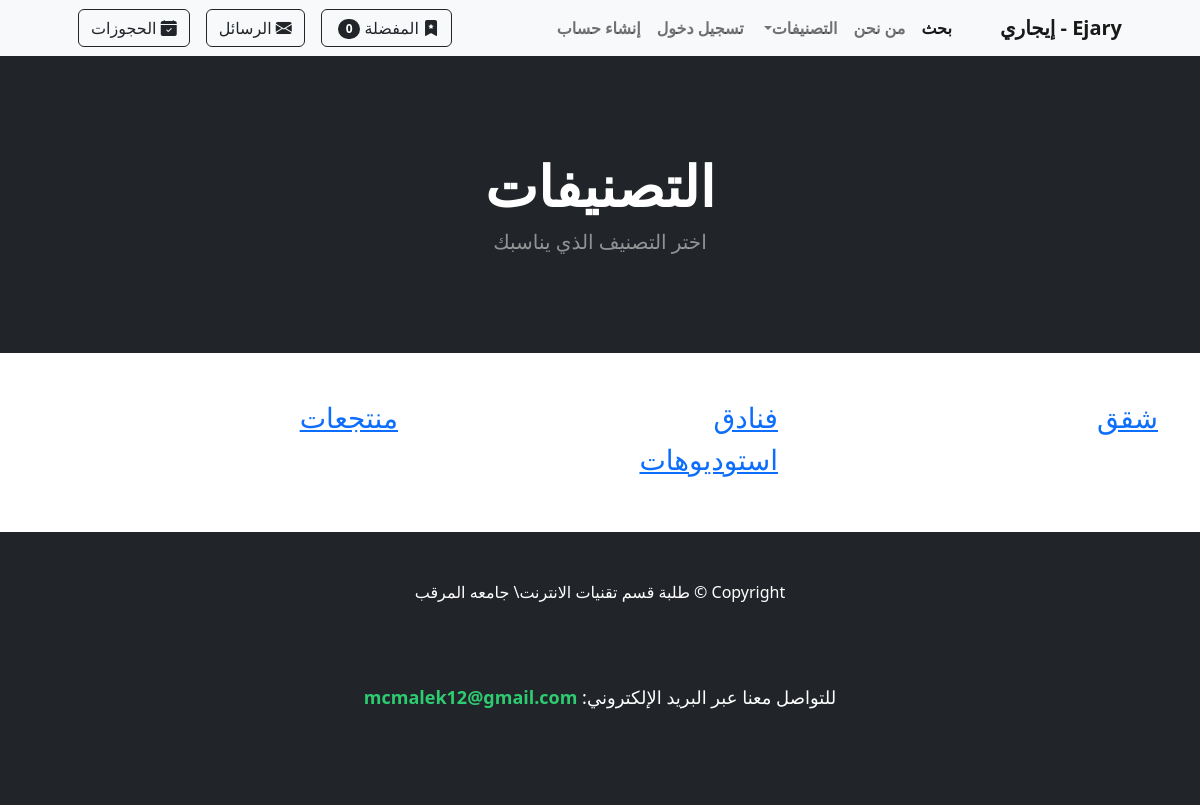
The app's page /category_summary/ with its own data.
### store/models.py (models this page shows, shortened)
class Category(models.Model):
	name = models.CharField(max_length=50)
	class Meta:
		verbose_name_plural = 'categories'

### store/views.py (the view)
# urls.py: path('category_summary/', views.category_summary, name='category_summary'),
def category_summary(request):
	categories = Category.objects.all()
	return render(request, 'category_summary.html', {"categories":categories})

### cart/cart.py (called while the page is built)
	def __len__(self):
		return len(self.cart)

### cart/context_processors.py (called while the page is built)
def cart(request):
	return {'cart': Cart(request)}

### store/views.py (called while the page is built)
def categories_processor(request):
    return {
        'categories': Category.objects.all()
    }

def base_context(request):
    if request.user.is_authenticated:
        unread_count = ChatMessage.objects.filter(receiver=request.user, is_read=False).count()
    else:
        unread_count = 0
    return {'unread_count': unread_count}

### store/templates/category_summary.html
{% extends 'base.html' %}
{% block content %}
<header class="bg-dark py-5">
    <div class="container px-4 px-lg-5 my-5">
        <div class="text-center text-white">
            <h1 class="display-4 fw-bolder">التصنيفات</h1>
            <p class="lead fw-normal text-white-50 mb-0">اختر التصنيف الذي يناسبك</p>
        </div>
    </div>
</header>
<div class="container py-5">
    <div class="row justify-content-center">
        {% for category in categories %}
        <div class="col-md-4">
            <h3><a href="{% url 'category' category.name %}">{{ category.name }}</a></h3>
        </div>
        {% endfor %}
    </div>
</div>
{% endblock %}

### records on screen
Category: name "شقق"
Category: name "فنادق"
Category: name "منتجعات"
Category: name "استوديوهات"

### other values on screen
{{ cart|length }} "0"
